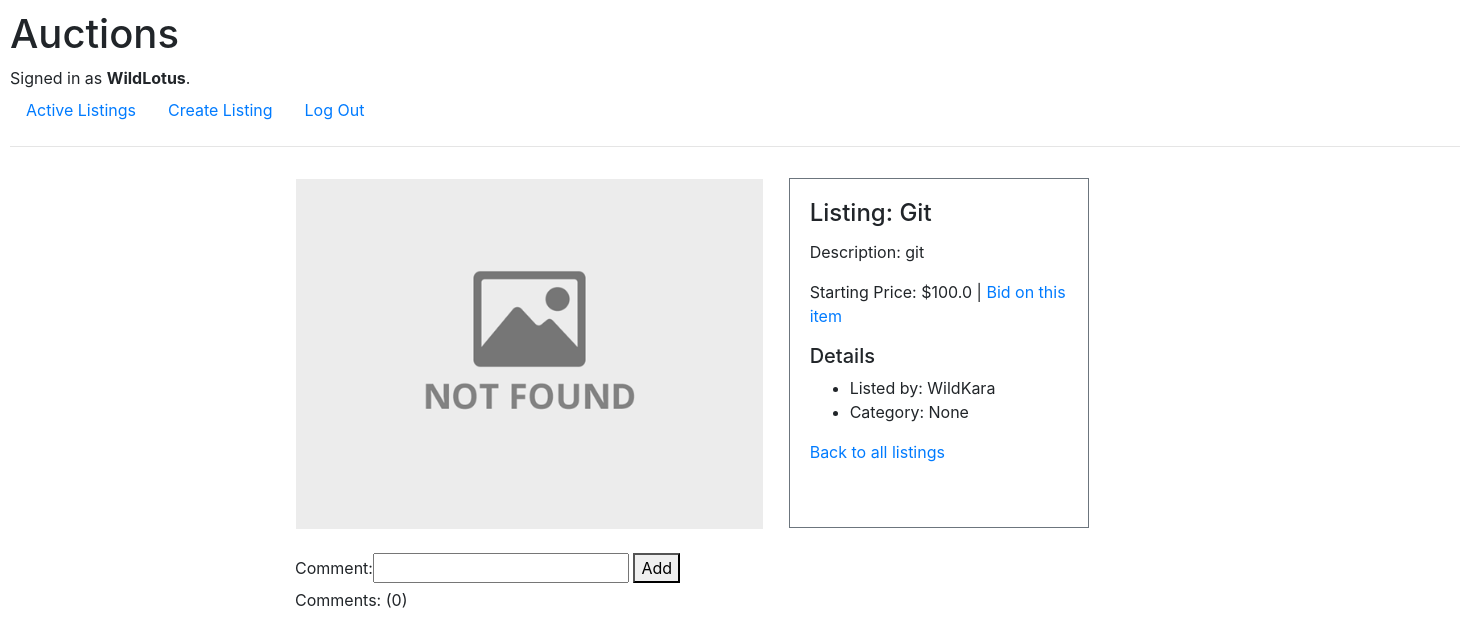
The page /5 (signed in) on the database its author committed.
### auctions/models.py (models this page shows, shortened)
class User(AbstractUser):
    pass

class Listing(models.Model):
    title = models.CharField(max_length=64)
    description = models.TextField(null=True)
    image_url = URLField(max_length=255, blank=True)
    starting_bid = models.FloatField(null=True)
    date = models.DateTimeField(auto_now_add=True, null=True)
    current_bid = models.FloatField(null=True, blank=True)
    category = models.ForeignKey(Category, on_delete=models.CASCADE, null=True, blank=True)
    active = models.BooleanField(default=True)
    buyer = models.ForeignKey(User, on_delete=models.PROTECT, related_name='buyer', null=True, blank=True)
    author = models.ForeignKey(User, on_delete=models.PROTECT, null=True)

### auctions/views.py (the view)
# urls.py: path('<int:listing_id>', views.listing, name="listing"),
def listing(request, listing_id):
    if not request.user.is_authenticated:
        return HttpResponseRedirect(reverse('login'))
    listing = Listing.objects.get(pk=listing_id)
    comments = Comment.objects.filter(listing=listing)
    comment_count = comments.count()
    return render(request, "auctions/listing.html", {
        "listing": listing,
        "comments": listing.comments.all(),
        "comment_count": comment_count,
        "comment_form": NewCommentForm(),
        "bid_form": NewBidForm(),
        "bid": Bid.objects.all()
    })

### auctions/forms.py
class NewCommentForm(ModelForm):
    class Meta:
        model = Comment
        fields = ['comment']

class NewBidForm(ModelForm):
    class Meta:
        model = Bid
        fields = ['offer']

### auctions/templates/auctions/listing.html (shortened to what this page needs)
{% extends "auctions/layout.html"%}
{% block body %}
<div class="wrapper" style="height: 390px;">
    <div class="row" style="height: 500px; padding: 0 20px ; margin-left: 250px;">
        <div class="col-xs-4">
        {% if listing.image_url %}
            <img src="{{ listing.image_url }}" alt="Card image cap" style="width: 370px; height: 352px; margin-top: 14px;">
        {% else %}
            <div class="p-3">
                <img src="static/auctions/not-found.png" alt="No-image" style="height: 350px;">
            </div>
        {% endif %}
        </div>
        <div class="col-xs-4 border border-secondary" style="padding-left: 20px; width: 300px; height: 350px; margin-top: 15px ;padding-top: 20px; margin-left: 10px; display: inline-block;">
            <h4 class="card-title">Listing: {{ listing.title }}</h4>
            <p class="card-text">Description: {{ listing.description }}</p>
            <p class="card-text">Starting Price: ${{ listing.starting_bid }} | <a href="{% url 'bid' listing.id %}">Bid on this item</a></p>
            <h5>Details</h5>
            <ul>
                <li>Listed by: {{ listing.author }}</li>
                <li>Category: {{ listing.category }}</li>
            </ul>
            <a href="{% url 'index' %}">Back to all listings</a>
        </div>
    </div>
</div>
<div class="col" style="margin-left: 270px">
    {% if user.is_authenticated %}
        <form action="{% url 'comment' listing.id %}" method="POST">
            {{ comment_form }}
            <button type="submit">Add</button>
        </form>
    {% endif %}
    Comments: ({{ comment_count }})
</div>
{% endblock %}

### auctions/templates/auctions/layout.html (shortened to what this page needs)
{% load static %}
<!DOCTYPE html>
<html lang="en">
    <head>
        <link rel="stylesheet" href="https://stackpath.bootstrapcdn.com/bootstrap/4.4.1/css/bootstrap.min.css">
        <link href="{% static 'auctions/styles.css' %}" rel="stylesheet">
        <link rel="stylesheet" href="{% static 'auctions/listing.html' %}">
    </head>
    <body>
        <h1>Auctions</h1>
        <div>
            {% if user.is_authenticated %}
                Signed in as <strong>{{ user.username }}</strong>.
            {% else %}
                Not signed in.
            {% endif %}
        </div>
        <ul class="nav">
            <li class="nav-item">
                <a class="nav-link" href="{% url 'index' %}">Active Listings</a>
            </li>
            <li class="nav-item">
                <a class="nav-link" href="{% url 'new' %}">Create Listing</a>
            </li>
            {% if user.is_authenticated %}
                <li class="nav-item">
                    <a class="nav-link" href="{% url 'logout' %}">Log Out</a>
                </li>
            {% endif %}
        </ul>
        <hr>
        {% block body %}
        {% endblock %}
    </body>
</html>

### auctions/static/auctions/styles.css (style rules this page uses)
body { padding: 10px; }

### rows shown on the page
User: username "WildLotus"
Listing: title "Git", description "git", starting_bid "100.0", author "WildKara", category "None"

### other values the page prints
{{ comment_count }} "0"
